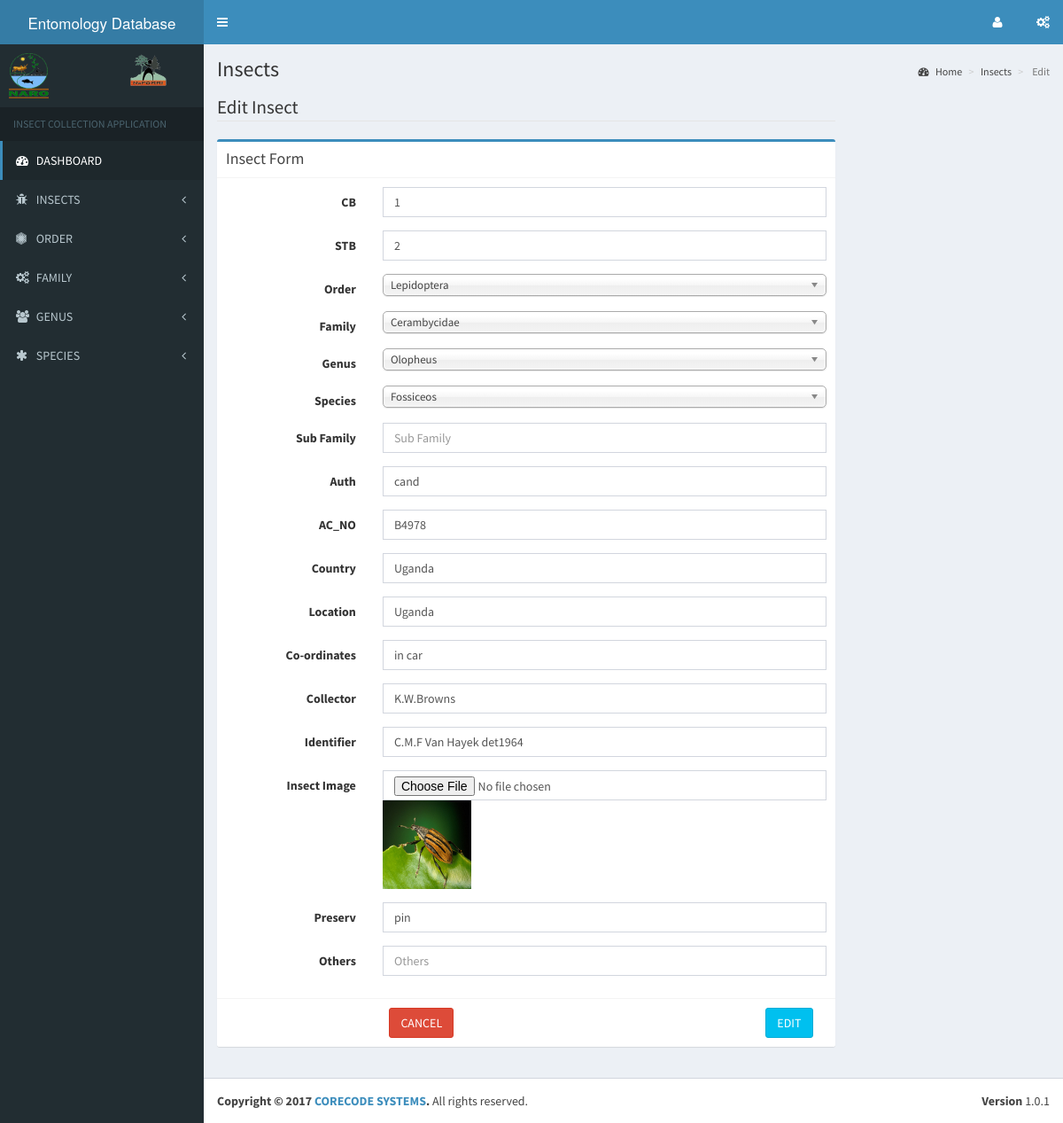
The page /admin/edit_insect.php?id=2 on the database as committed earlier.
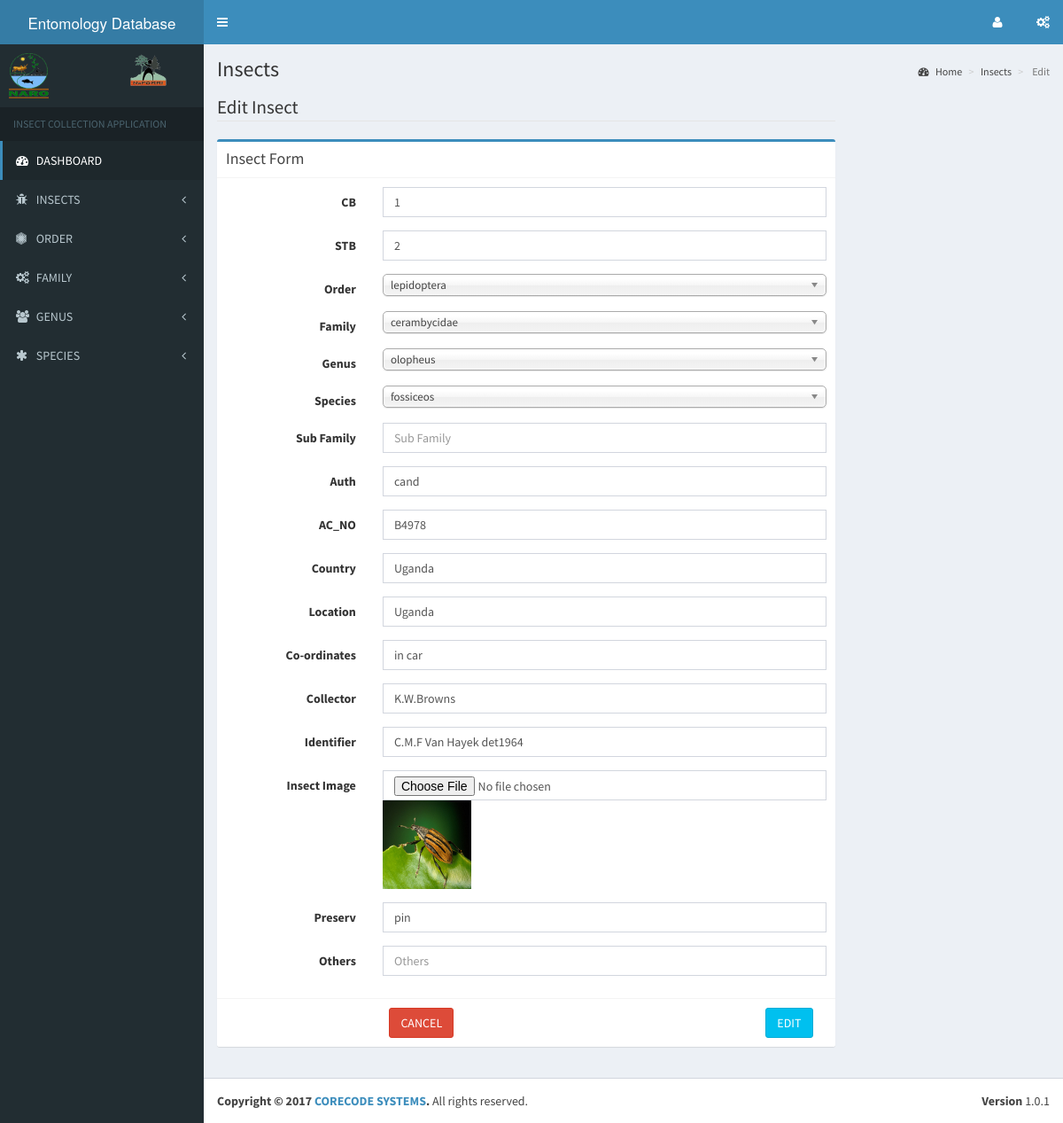
The same page on the database as committed later.
### tables this page shows
CREATE TABLE `Order` (
  `order_Id` int(11) NOT NULL,
  `order_name` varchar(50) NOT NULL
);

CREATE TABLE `Family` (
  `family_Id` int(11) NOT NULL,
  `family_name` varchar(50) NOT NULL
);

CREATE TABLE `Genus` (
  `genus_id` int(11) NOT NULL,
  `genus_name` varchar(50) NOT NULL
);

CREATE TABLE `Species` (
  `species_Id` int(11) NOT NULL,
  `species_name` varchar(50) NOT NULL
);

### libs/database.php (called while the page is built, shortened)
<?php
    class database {
        public $host    = DB_HOST;
        public $user    = DB_USER;
        public $pass    = DB_PASS;
        public $db_name = DB_NAME;
        public $conn;
        public function connect() {
            $this->conn = new mysqli($this->host, $this->user, $this->pass, $this->db_name);
        }
        public function select($query) {
            $result = $this->conn->query($query);
            if($result->num_rows > 0) {
                return $result;
            }else {
                return false;
            }
        }
    }
?>

### admin/edit_insect.php (the view, shortened to what the changed rows need)
<?php
    require_once '../libs/database.php';
    $db = new database();
    if(isset($_GET['id'])) {
        $id = $_GET['id'];
    }
    $sql_select_order = "SELECT * FROM `Order`";
    $order_list = $db->select($sql_select_order);
    $sql_select_family = "SELECT * FROM Family";
    $family_list = $db->select($sql_select_family);
    $sql_select_genus = "SELECT * FROM Genus";
    $genus_list = $db->select($sql_select_genus);
    $sql_select_species = "SELECT * FROM Species";
    $species_list = $db->select($sql_select_species);
    $sql_select_insect = "SELECT * FROM Insects WHERE insect_Id = {$id}";
    $insect = $db->select($sql_select_insect);
    $insect_record = $insect->fetch_array();
?>
<?php include 'includes/header.php'; ?>
  <div class="content-wrapper">
    <section class="content-header">
      <h1>
        Insects
      </h1>
    </section>
    <section class="content">
        <div class="row">
            <div class="col-md-9">
                <fieldset>
                    <div class="box box-primary">
                        <div class="box-body">
                            <form class="form-horizontal" action="edit_insect.php?id=<?php echo $id ?>" method="post" role="form" id="insect_form" enctype="multipart/form-data">
                                <div class="form-group">
                                    <label class="col-sm-3 control-label" for="insect_order">Order</label>
                                    <div class="col-sm-9">
                                        <select class="form-control" id="insect_order" name="insect_order">
                                            <?php while($order = $order_list->fetch_array()): ?>
                                                    <?php
                                                        if($order['order_Id'] == $insect_record['order_Id']) {
                                                            echo "<option value=" .'"'. $order['order_Id'] .'"' ." selected='selected'>";
                                                                echo $order['order_name'];
                                                            echo "</option>";
                                                            break;
                                                        }
                                                    ?>
                                            <?php endwhile; ?>
                                        </select>
                                    </div>
                                </div>
                                <div class="form-group">
                                    <label class="col-sm-3 control-label" for="insect_family">Family</label>
                                    <div class="col-sm-9">
                                        <select class="form-control" id="insect_family" name="insect_family">
                                            <?php while($family = $family_list->fetch_array()): ?>
                                                    <?php
                                                        if($family['family_Id'] == $insect_record['family_Id']) {
                                                            echo "<option value=" .'"'. $family['family_Id'] .'"' ." selected='selected'>";
                                                                echo $family['family_name'];
                                                            echo "</option>";
                                                            break;
                                                        }
                                                    ?>
                                            <?php endwhile; ?>
                                        </select>
                                    </div>
                                </div>
                                <div class="form-group">
                                    <label class="col-sm-3 control-label" for="insect_genus">Genus</label>
                                    <div class="col-sm-9">
                                        <select class="form-control" id="insect_genus" name="insect_genus">
                                            <?php while($genus = $genus_list->fetch_array()): ?>
                                                    <?php
                                                        if($genus['genus_id'] == $insect_record['genus_Id']) {
                                                            echo "<option value=" .'"'. $genus['genus_id'] .'"' ." selected='selected'>";
                                                                echo $genus['genus_name'];
                                                            echo "</option>";
                                                            break;
                                                        }
                                                    ?>
                                            <?php endwhile; ?>
                                        </select>
                                    </div>
                                </div>
                                <div class="form-group">
                                    <label class="col-sm-3 control-label" for="insect_species">Species</label>
                                    <div class="col-sm-9">
                                        <select class="form-control" id="insect_species" name="insect_species">
                                            <?php while($species = $species_list->fetch_array()): ?>
                                                    <?php
                                                        if($species['species_Id'] == $insect_record['species_Id']) {
                                                            echo "<option value=" .'"'. $species['species_Id'] .'"' ." selected='selected'>";
                                                                echo $species['species_name'];
                                                            echo "</option>";
                                                            break;
                                                        }
                                                    ?>
                                            <?php endwhile; ?>
                                        </select>
                                    </div>
                                </div>
                            </form>
                        </div>
                    </div>
                </fieldset>
            </div>
        </div>
    </section>
  </div>
<?php include 'includes/footer.php'; ?>

Rows that differ between the two databases and show on the page:
changed order: order_name "Lepidoptera" → "lepidoptera"
changed family: family_name "Cerambycidae" → "cerambycidae"
changed genus: genus_name "Olopheus" → "olopheus"
changed species: species_name "Fossiceos" → "fossiceos"
